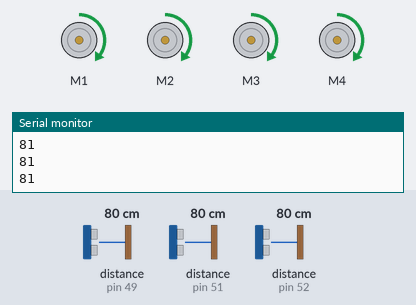
The sketch below on a simulated Arduino Mega 2560, built with avr-gcc and run on an emulated ATmega2560. On the bench: 4 × DC motor (green arrow = forward, orange = backward, longer = faster), the last lines printed to the serial monitor. Inputs (shaded band) come from the test bench; at power-on: distance to the obstacle (sensors on pin 52, pin 49, pin 51) 80 cm. The echo pulse lasts 58.3 µs per cm.

Above: at 1.2 s.
1.3 s: distance to the obstacle (sensor on pin 52) set to 42 cm
2.8 s: distance to the obstacle (sensor on pin 52) set to 35 cm
At 3.6 s:
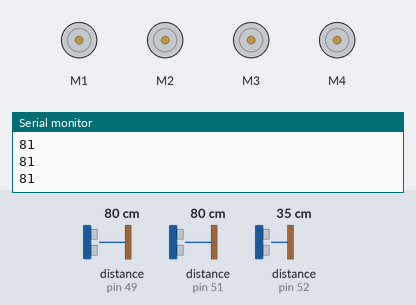
4.3 s: distance to the obstacle (sensor on pin 49) set to 22 cm
5.8 s: distance to the obstacle (sensor on pin 49) set to 18 cm
At 6.6 s:
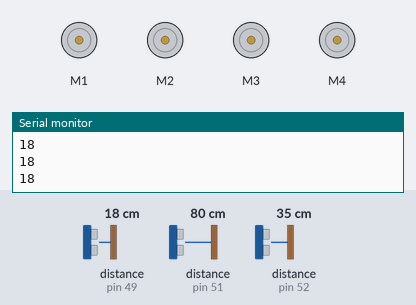
7.3 s: distance to the obstacle (sensor on pin 51) set to 71 cm
10.3 s: distance to the obstacle (sensor on pin 51) set to 120 cm
At 11.4 s:
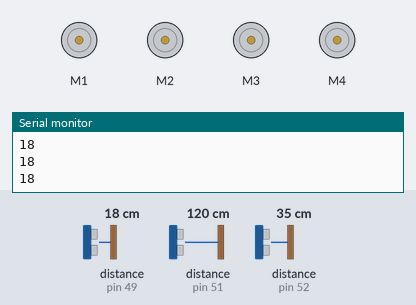
Timing chart, 0 to 40.4 s (numbered marks = the images above; inputs shaded):
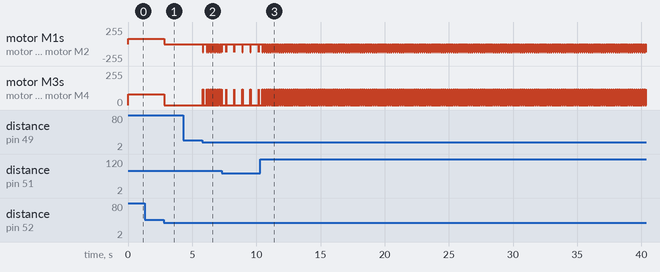

The sketch:

sketch_sep30cUV.ino
```cpp
#include <AFMotor.h>
#include <NewPing.h>

AF_DCMotor motor1(1);
AF_DCMotor motor2(2);
AF_DCMotor motor3(3);
AF_DCMotor motor4(4);
//Если что-то не так - попробуй консты убрать, а это добавить:

//#define PIN_TRIG 53
//#define PIN_ECHO 52
//#define MAX_DISTANCE 200

const int PIN_TRIG = 53;
const int PIN_ECHO = 52;

const int PIN_TRIG_L = 50;
const int PIN_ECHO_L = 51;

const int PIN_TRIG_R = 48;
const int PIN_ECHO_R = 49;

const int MAX_DISTANCE = 100;

const int st_velocity = 80;
const int ro_velocity = 120;

NewPing sonar(PIN_TRIG, PIN_ECHO, MAX_DISTANCE);

NewPing sonarL(PIN_TRIG_L, PIN_ECHO_L, MAX_DISTANCE);
NewPing sonarR(PIN_TRIG_R, PIN_ECHO_R, MAX_DISTANCE);


void setup(){
    Serial.begin(9600);
    motor1.setSpeed(0);
    motor1.run(RELEASE);
    motor2.setSpeed(0);
    motor2.run(RELEASE);
    motor3.setSpeed(0);
    motor3.run(RELEASE);
    motor4.setSpeed(0);
    motor4.run(RELEASE);
}
void loop(){


    int distance = sonar.ping_cm();
    delayMicroseconds(10);
    int distanceL = sonarL.ping_cm();
    delayMicroseconds(10);
    int distanceR = sonarR.ping_cm();
    delayMicroseconds(10);
    Serial.println(distanceR);
//    Serial.println("distanceR is ");
//    Serial.println(distanceR);


        if ((distance >= 40) or (distance == 0)){
    motor1.setSpeed(st_velocity);
    motor1.run(FORWARD);
    motor2.setSpeed(st_velocity);
    motor2.run(FORWARD);
    motor3.setSpeed(st_velocity);
    motor3.run(FORWARD);
    motor4.setSpeed(st_velocity);
    motor4.run(FORWARD); }
    else{
    motor1.setSpeed(st_velocity);
    motor1.run(RELEASE);
    motor2.setSpeed(st_velocity);
    motor2.run(RELEASE);
    motor3.setSpeed(st_velocity);
    motor3.run(RELEASE);
    motor4.setSpeed(st_velocity);
    motor4.run(RELEASE);
       delay(20);
       if ((distanceR <= 20) and (distanceR != 0)){
         motor1.setSpeed(ro_velocity);
         motor1.run(BACKWARD);
         motor2.setSpeed(ro_velocity);
         motor2.run(BACKWARD);
         motor3.setSpeed(ro_velocity);
         motor3.run(FORWARD);
         motor4.setSpeed(ro_velocity);
         motor4.run(FORWARD);
       }
       else{
      if ((distanceL <= 20) and (distanceL != 0)){
         motor1.setSpeed(ro_velocity);
         motor1.run(FORWARD);
         motor2.setSpeed(ro_velocity);
         motor2.run(FORWARD);
         motor3.setSpeed(ro_velocity);
         motor3.run(BACKWARD);
         motor4.setSpeed(ro_velocity);
         motor4.run(BACKWARD);
      }

       }
    }

}
```

Measured:
- the behaviour switches between 40 and 39 cm on distance to the obstacle (sensor on pin 52) (found by bisection; images 0 and 1)
- after the input at 2.8 s, motor M1–4: forward 80/255 → stopped at once
- after the input at 5.8 s, motor M1, motor M2: goes backward 120/255 0.01 s, stopped 0.29 s, 37 × (backward 120/255 0.01 s, stopped 0.02 s), backward 120/255 0.01 s, then stopped, starting at once
- after the input at 10.3 s, motor M1, motor M2: alternates backward 120/255 for 0.01 s and stopped for 0.02 s, starting after 0.18 s; motor M3, motor M4: alternates forward 120/255 for 0.01 s and stopped for 0.02 s, starting after 0.18 s
